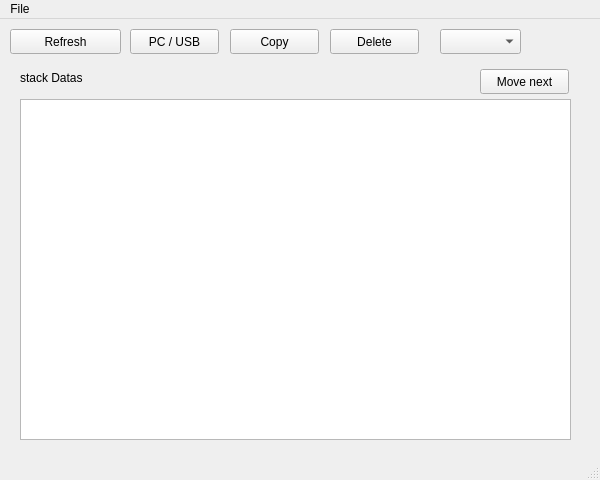
<?xml version="1.0" encoding="UTF-8"?>
<ui version="4.0">
 <class>MainWindow</class>
 <widget class="QMainWindow" name="MainWindow">
  <property name="geometry">
   <rect>
    <x>0</x>
    <y>0</y>
    <width>600</width>
    <height>480</height>
   </rect>
  </property>
  <property name="windowTitle">
   <string>MainWindow</string>
  </property>
  <widget class="QWidget" name="centralwidget">
   <widget class="QStackedWidget" name="stackedWidget">
    <property name="geometry">
     <rect>
      <x>0</x>
      <y>40</y>
      <width>600</width>
      <height>400</height>
     </rect>
    </property>
    <property name="currentIndex">
     <number>0</number>
    </property>
    <widget class="QWidget" name="page_3">
     <widget class="QLabel" name="label">
      <property name="geometry">
       <rect>
        <x>20</x>
        <y>10</y>
        <width>111</width>
        <height>17</height>
       </rect>
      </property>
      <property name="text">
       <string>stack Datas</string>
      </property>
     </widget>
     <widget class="QPushButton" name="pushButton_next">
      <property name="geometry">
       <rect>
        <x>480</x>
        <y>10</y>
        <width>89</width>
        <height>25</height>
       </rect>
      </property>
      <property name="text">
       <string>Move next</string>
      </property>
     </widget>
     <widget class="QListWidget" name="listWidget">
      <property name="geometry">
       <rect>
        <x>20</x>
        <y>40</y>
        <width>551</width>
        <height>341</height>
       </rect>
      </property>
     </widget>
    </widget>
    <widget class="QWidget" name="page_4">
     <widget class="QLabel" name="label_2">
      <property name="geometry">
       <rect>
        <x>0</x>
        <y>10</y>
        <width>67</width>
        <height>17</height>
       </rect>
      </property>
      <property name="text">
       <string>stack 2</string>
      </property>
     </widget>
    </widget>
   </widget>
   <widget class="QPushButton" name="pushButton_refresh">
    <property name="geometry">
     <rect>
      <x>10</x>
      <y>10</y>
      <width>111</width>
      <height>25</height>
     </rect>
    </property>
    <property name="text">
     <string>Refresh</string>
    </property>
   </widget>
   <widget class="QPushButton" name="pushButton_copy">
    <property name="geometry">
     <rect>
      <x>230</x>
      <y>10</y>
      <width>89</width>
      <height>25</height>
     </rect>
    </property>
    <property name="text">
     <string>Copy</string>
    </property>
   </widget>
   <widget class="QPushButton" name="pushButton_Delete">
    <property name="geometry">
     <rect>
      <x>330</x>
      <y>10</y>
      <width>89</width>
      <height>25</height>
     </rect>
    </property>
    <property name="text">
     <string>Delete</string>
    </property>
   </widget>
   <widget class="QPushButton" name="pushButton_pc_usb">
    <property name="geometry">
     <rect>
      <x>130</x>
      <y>10</y>
      <width>89</width>
      <height>25</height>
     </rect>
    </property>
    <property name="text">
     <string>PC / USB</string>
    </property>
   </widget>
   <widget class="QComboBox" name="combobox_options">
    <property name="geometry">
     <rect>
      <x>440</x>
      <y>10</y>
      <width>81</width>
      <height>25</height>
     </rect>
    </property>
    <property name="currentText">
     <string/>
    </property>
   </widget>
  </widget>
  <widget class="QMenuBar" name="menubar">
   <property name="geometry">
    <rect>
     <x>0</x>
     <y>0</y>
     <width>600</width>
     <height>22</height>
    </rect>
   </property>
   <widget class="QMenu" name="menuFile">
    <property name="title">
     <string>File</string>
    </property>
    <addaction name="actionNew"/>
    <addaction name="actionOpen"/>
    <addaction name="actionExit"/>
   </widget>
   <addaction name="menuFile"/>
  </widget>
  <widget class="QStatusBar" name="statusbar"/>
  <action name="actionNew">
   <property name="icon">
    <iconset resource="qt_dev.qrc">
     <normaloff>:/notepad/copy_image/new.png</normaloff>:/notepad/copy_image/new.png</iconset>
   </property>
   <property name="text">
    <string>New</string>
   </property>
  </action>
  <action name="actionOpen">
   <property name="icon">
    <iconset resource="qt_dev.qrc">
     <normaloff>:/notepad/copy_image/open.png</normaloff>:/notepad/copy_image/open.png</iconset>
   </property>
   <property name="text">
    <string>Open</string>
   </property>
  </action>
  <action name="actionExit">
   <property name="icon">
    <iconset resource="qt_dev.qrc">
     <normaloff>:/notepad/copy_image/exit.png</normaloff>:/notepad/copy_image/exit.png</iconset>
   </property>
   <property name="text">
    <string>Exit</string>
   </property>
  </action>
 </widget>
 <resources>
  <include location="qt_dev.qrc"/>
 </resources>
 <connections/>
</ui>
